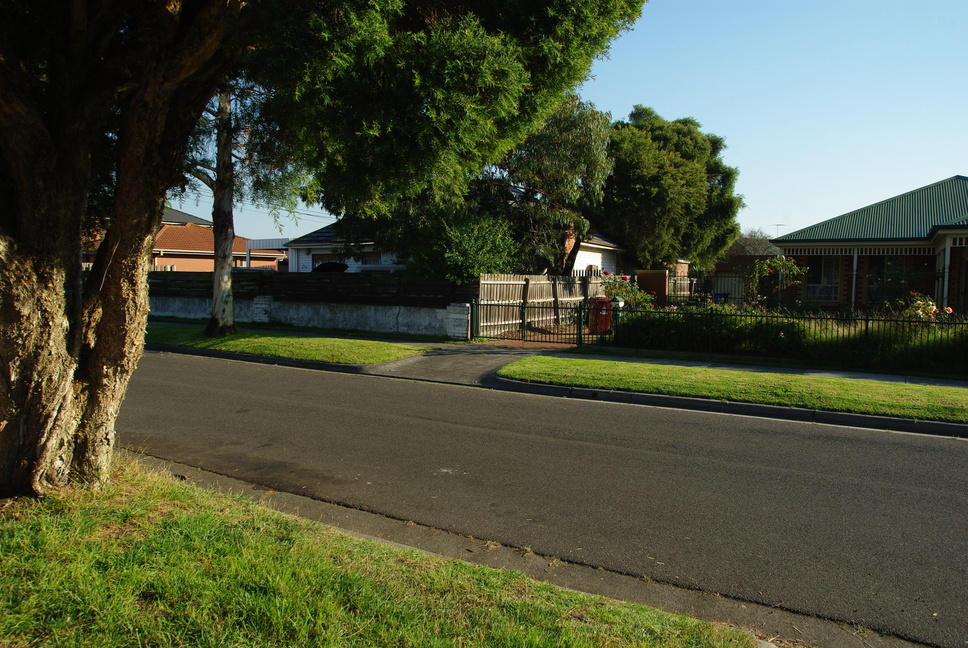
//> input picture opencv/test_images/outdoor01.jpg, 968 x 648 px
$ ./main   (built with g++ and OpenCV 4)
//> lines starting //> are read from the running program, lines starting //| are printed output that depends on the picture
#include <cv.h>
#include <cvaux.h>
#include <highgui.h>
#include <opencv2/stitching/stitcher.hpp>

using namespace cv;

int main( ){

   vector<Mat> inputImg;
   vector<Mat> outputImg;

   inputImg.push_back(imread("outdoor01.jpg",0));
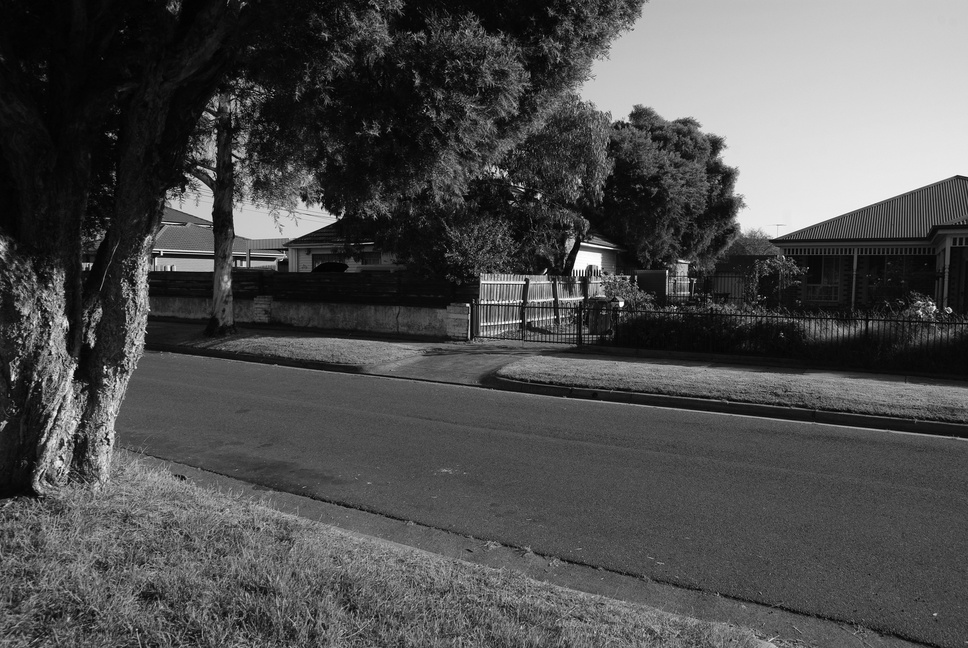
//> inputImg[0]: 648 rows x 968 cols, CV_8UC1; min 0, max 255, mean 78.3
   inputImg.push_back(imread("outdoor02.jpg",0));
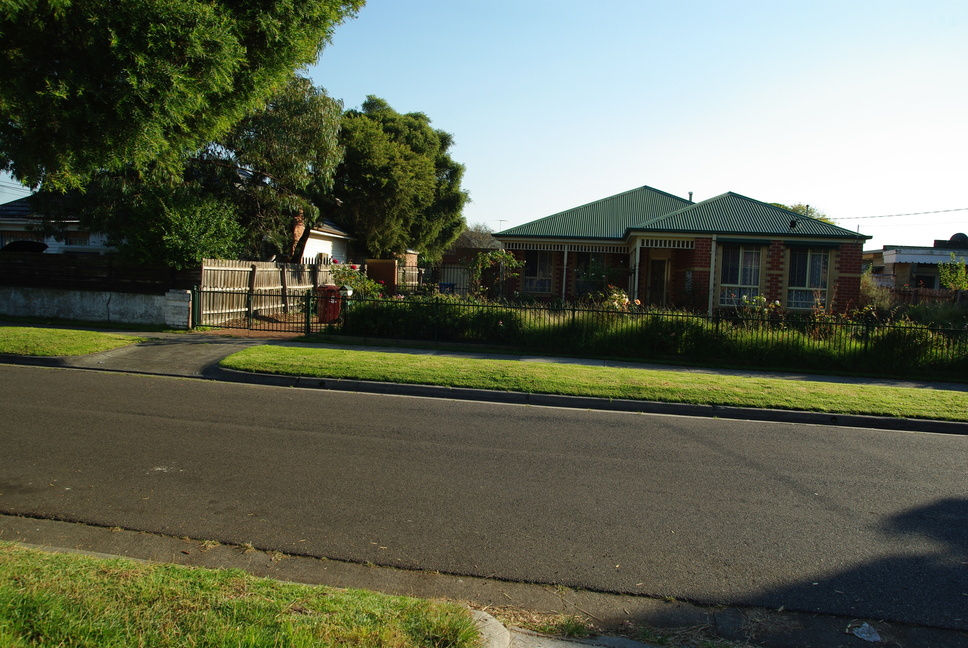
//> input picture opencv/test_images/outdoor02.jpg, 968 x 648 px
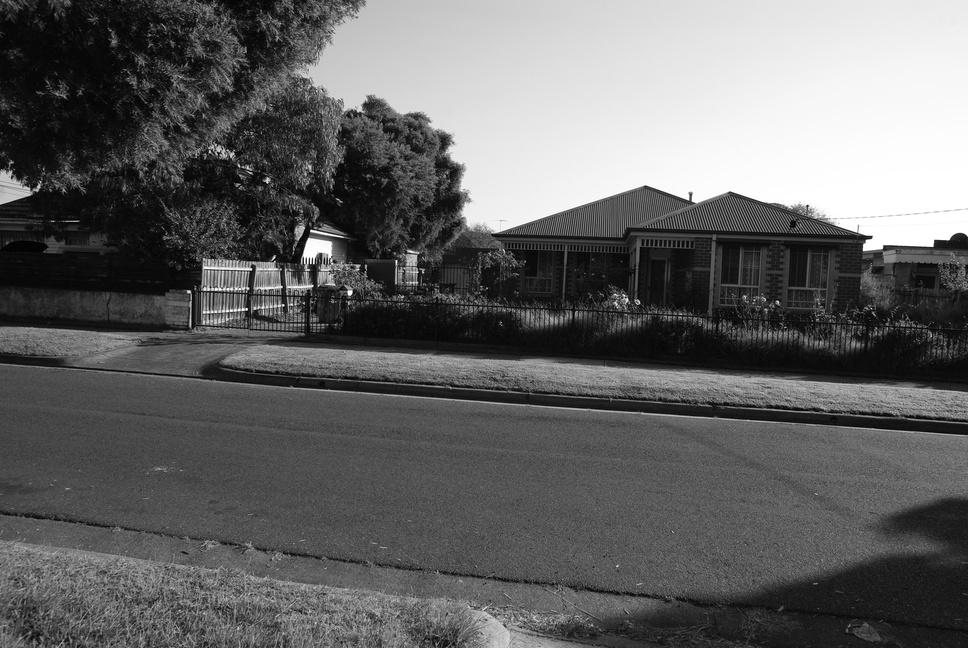
//> inputImg[1]: 648 rows x 968 cols, CV_8UC1; min 0, max 255, mean 99.8
   inputImg.push_back(imread("outdoor03.jpg",0));
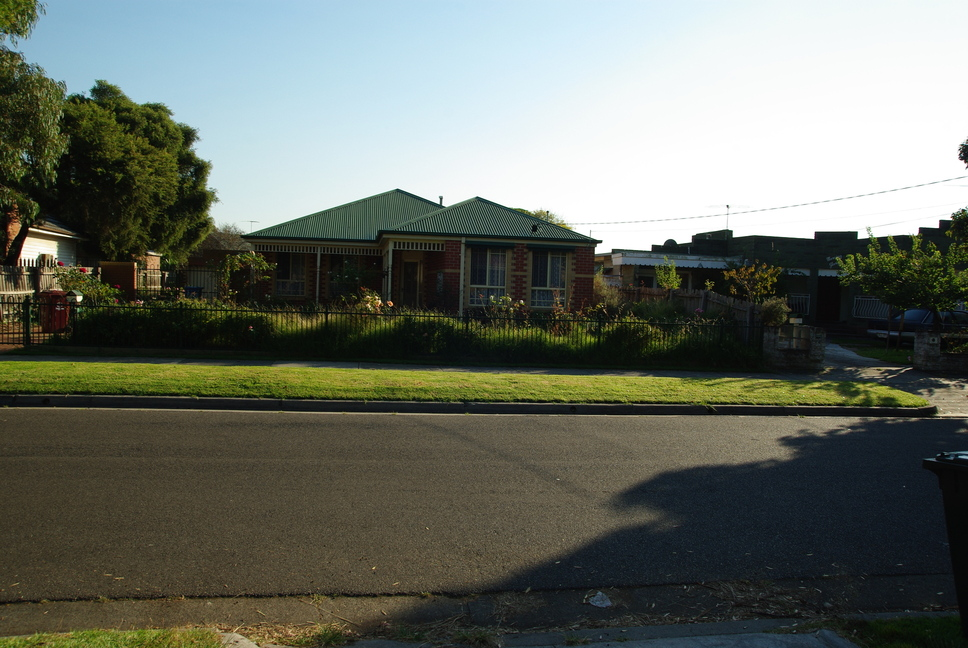
//> input picture opencv/test_images/outdoor03.jpg, 968 x 648 px
//> inputImg[2]: 648 rows x 968 cols, CV_8UC1; min 0, max 255, mean 107.5
   inputImg.push_back(imread("outdoor04.jpg",0));
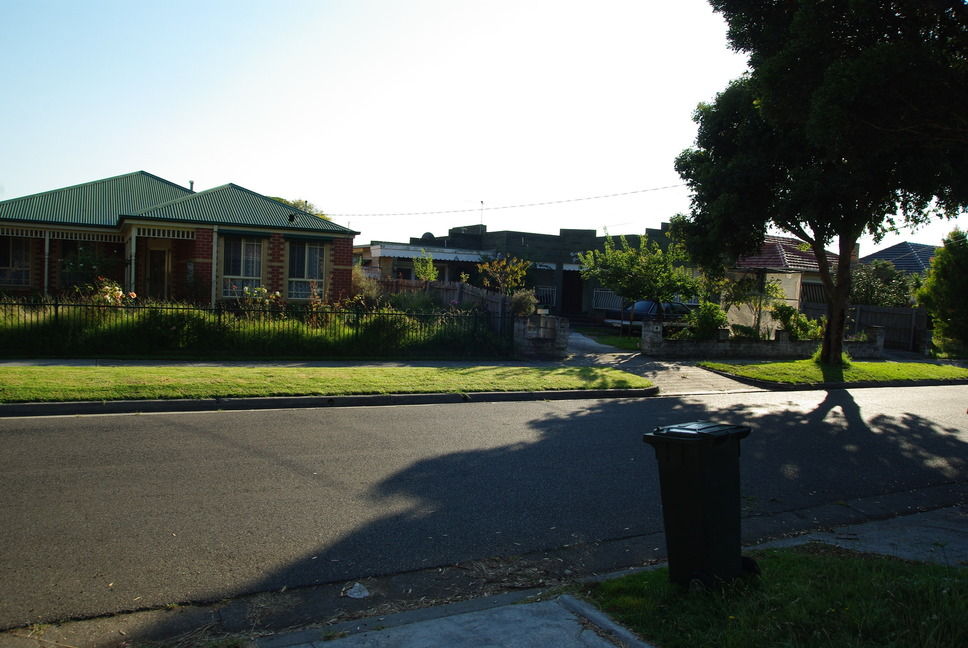
//> input picture opencv/test_images/outdoor04.jpg, 968 x 648 px
//> inputImg[3]: 648 rows x 968 cols, CV_8UC1; min 0, max 255, mean 100.5
   inputImg.push_back(imread("outdoor05.jpg",0));
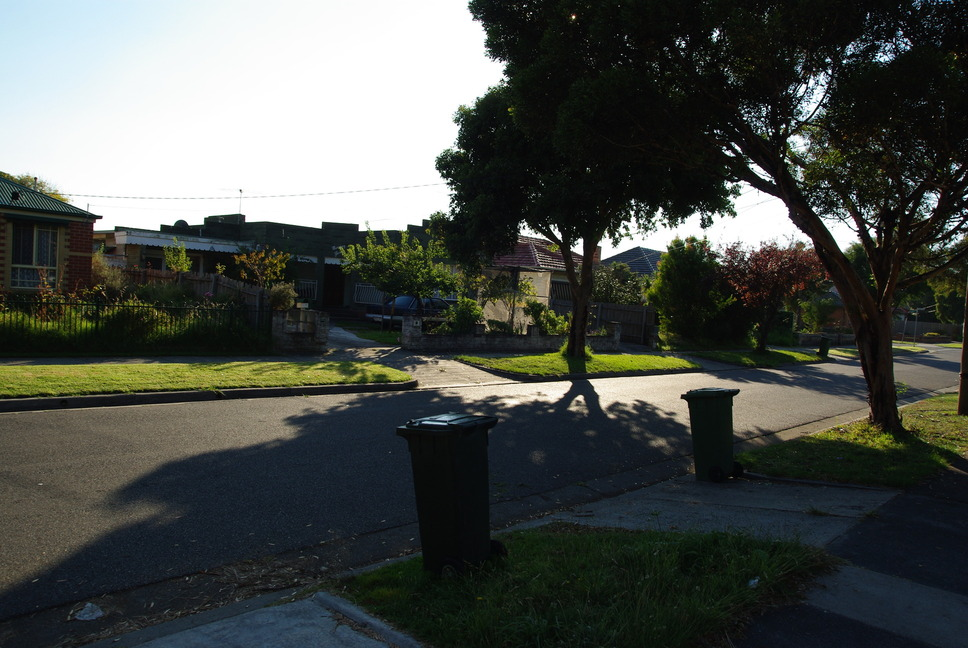
//> input picture opencv/test_images/outdoor05.jpg, 968 x 648 px
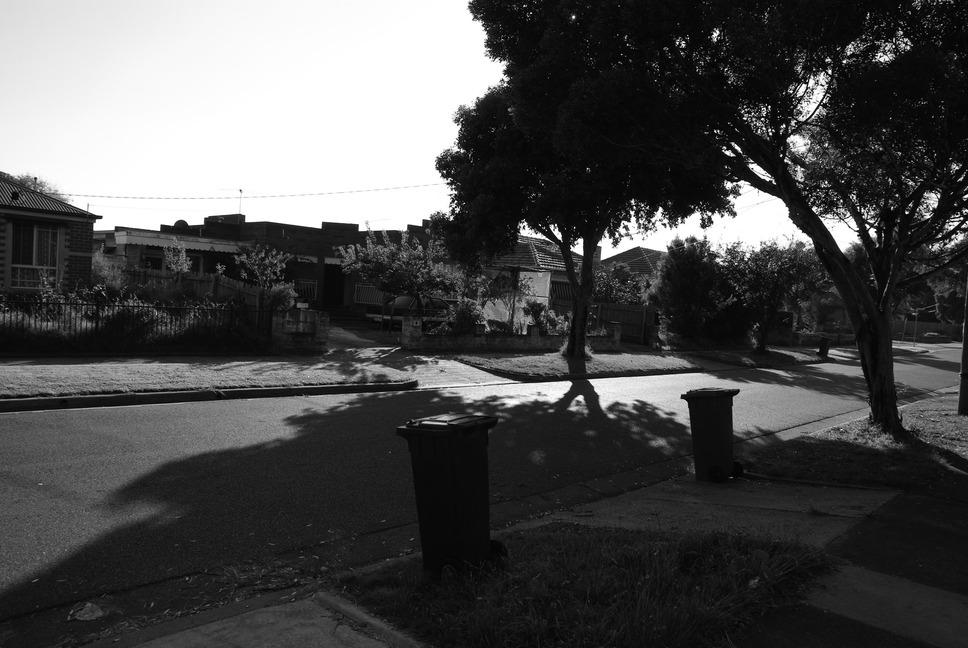
//> inputImg[4]: 648 rows x 968 cols, CV_8UC1; min 0, max 255, mean 77.2
   Stitcher pano;

//> (the run ends here: the program stops with an error, at `pano.composePanorama( inputImg, outputImg );`)
